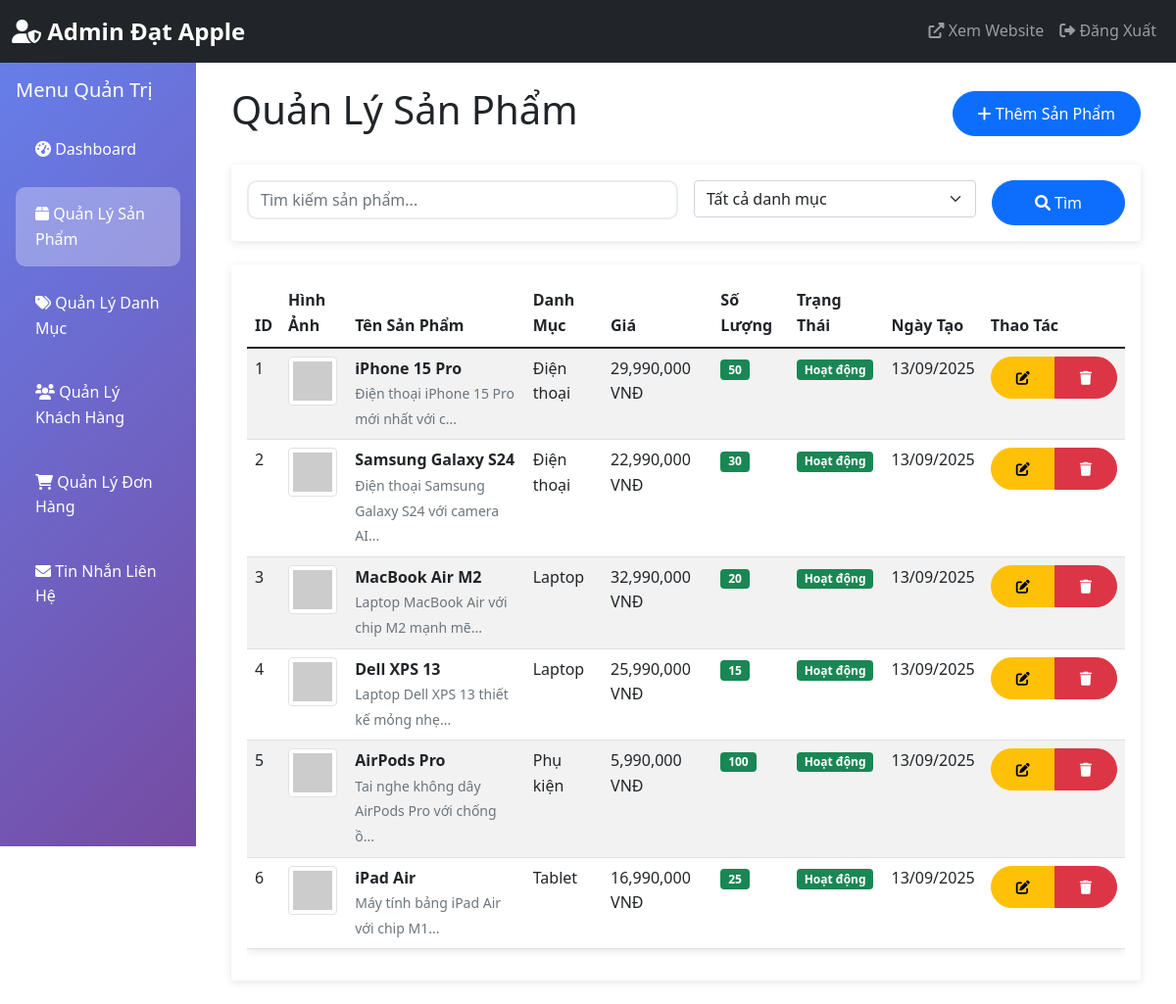
/admin/products.php, run on the app's committed database.
### tables this page shows
CREATE TABLE products (
    id INT PRIMARY KEY AUTO_INCREMENT,
    name VARCHAR(200) NOT NULL,
    description TEXT,
    price DECIMAL(10,2) NOT NULL,
    quantity INT DEFAULT 0,
    category_id INT,
    image_url VARCHAR(255),
    status ENUM('active', 'inactive') DEFAULT 'active',
    created_at TIMESTAMP DEFAULT CURRENT_TIMESTAMP,
    updated_at TIMESTAMP DEFAULT CURRENT_TIMESTAMP ON UPDATE CURRENT_TIMESTAMP,
    FOREIGN KEY (category_id) REFERENCES categories(id) ON DELETE SET NULL
);

CREATE TABLE categories (
    id INT PRIMARY KEY AUTO_INCREMENT,
    name VARCHAR(100) NOT NULL,
    description TEXT,
    created_at TIMESTAMP DEFAULT CURRENT_TIMESTAMP,
    updated_at TIMESTAMP DEFAULT CURRENT_TIMESTAMP ON UPDATE CURRENT_TIMESTAMP
);

### admin/products.php (the view, shortened to what this page needs)
<?php
require_once '../config/database.php';
require_once 'includes/admin_header.php';
$search = isset($_GET['search']) ? $_GET['search'] : '';
$sql = "SELECT p.*, c.name as category_name FROM products p
        LEFT JOIN categories c ON p.category_id = c.id WHERE 1=1";
$sql .= " ORDER BY p.created_at DESC";
$stmt = $pdo->prepare($sql);
$stmt->execute();
$products = $stmt->fetchAll();
?>
<div class="container-fluid">
    <div class="row">
        <div class="col-md-2 p-0">
            <?php include 'includes/sidebar.php'; ?>
        </div>
        <div class="col-md-10">
            <div class="p-4">
                <div class="d-flex justify-content-between align-items-center mb-4">
                    <h1>Quản Lý Sản Phẩm</h1>
                    <a href="add_product.php" class="btn btn-primary">
                        <i class="fas fa-plus"></i> Thêm Sản Phẩm
                    </a>
                </div>
                <div class="card mb-4">
                    <div class="card-body">
                        <form method="GET" class="row g-3">
                            <div class="col-md-6">
                                <input type="text" name="search" class="form-control" placeholder="Tìm kiếm sản phẩm..." value="<?php echo htmlspecialchars($search); ?>">
                            </div>
                            <div class="col-md-4">
                                <select name="category" class="form-select">
                                    <option value="">Tất cả danh mục</option>
                                </select>
                            </div>
                            <div class="col-md-2">
                                <button type="submit" class="btn btn-primary w-100">
                                    <i class="fas fa-search"></i> Tìm
                                </button>
                            </div>
                        </form>
                    </div>
                </div>
                <div class="card">
                    <div class="card-body">
                        <?php if ($products): ?>
                            <div class="table-responsive">
                                <table class="table table-striped">
                                    <thead>
                                        <tr>
                                            <th>ID</th>
                                            <th>Hình Ảnh</th>
                                            <th>Tên Sản Phẩm</th>
                                            <th>Danh Mục</th>
                                            <th>Giá</th>
                                            <th>Số Lượng</th>
                                            <th>Trạng Thái</th>
                                            <th>Ngày Tạo</th>
                                            <th>Thao Tác</th>
                                        </tr>
                                    </thead>
                                    <tbody>
                                        <?php foreach ($products as $product): ?>
                                            <tr>
                                                <td><?php echo $product['id']; ?></td>
                                                <td>
                                                    <?php if ($product['image_url'] && file_exists('../' . $product['image_url'])): ?>
                                                        <img src="../<?php echo htmlspecialchars($product['image_url']); ?>"
                                                             class="img-thumbnail" style="width: 50px; height: 50px; object-fit: cover;" alt="Product">
                                                    <?php else: ?>
                                                        <img src="https://via.placeholder.com/50x50?text=No+Image"
                                                             class="img-thumbnail" style="width: 50px; height: 50px;" alt="No Image">
                                                    <?php endif; ?>
                                                </td>
                                                <td>
                                                    <strong><?php echo htmlspecialchars($product['name']); ?></strong><br>
                                                    <small class="text-muted"><?php echo htmlspecialchars(substr($product['description'], 0, 50)) . '...'; ?></small>
                                                </td>
                                                <td><?php echo htmlspecialchars($product['category_name'] ?: 'Chưa phân loại'); ?></td>
                                                <td><?php echo number_format($product['price']); ?> VNĐ</td>
                                                <td>
                                                    <span class="badge bg-<?php echo $product['quantity'] <= 5 ? 'warning' : 'success'; ?>">
                                                        <?php echo $product['quantity']; ?>
                                                    </span>
                                                </td>
                                                <td>
                                                    <span class="badge bg-<?php echo $product['status'] == 'active' ? 'success' : 'secondary'; ?>">
                                                        <?php echo $product['status'] == 'active' ? 'Hoạt động' : 'Không hoạt động'; ?>
                                                    </span>
                                                </td>
                                                <td><?php echo date('d/m/Y', strtotime($product['created_at'])); ?></td>
                                                <td>
                                                    <div class="btn-group" role="group">
                                                        <a href="edit_product.php?id=<?php echo $product['id']; ?>" class="btn btn-sm btn-warning">
                                                            <i class="fas fa-edit"></i>
                                                        </a>
                                                        <a href="?delete=<?php echo $product['id']; ?>" class="btn btn-sm btn-danger btn-delete"
                                                           onclick="return confirm('Bạn có chắc chắn muốn xóa sản phẩm này?')">
                                                            <i class="fas fa-trash"></i>
                                                        </a>
                                                    </div>
                                                </td>
                                            </tr>
                                        <?php endforeach; ?>
                                    </tbody>
                                </table>
                            </div>
                        <?php endif; ?>
                    </div>
                </div>
            </div>
        </div>
    </div>
</div>
<?php require_once 'includes/admin_footer.php'; ?>

### assets/css/style.css (style rules this page uses)
body { font-family: 'Segoe UI', Tahoma, Geneva, Verdana, sans-serif; line-height: 1.6; }
.card { transition: transform 0.3s ease, box-shadow 0.3s ease; border: none; box-shadow: 0 2px 10px rgba(0,0,0,0.1); }
.btn { border-radius: 25px; padding: 10px 25px; transition: all 0.3s ease; }
.table { box-shadow: 0 2px 10px rgba(0,0,0,0.1); }
.form-control { border-radius: 10px; border: 2px solid #e9ecef; transition: border-color 0.3s ease; }

### data on the page
products: id "1", name "iPhone 15 Pro", description "Điện thoại iPhone 15 Pro mới nhất với c", category.name "Điện thoại", price "29,990,000", quantity "50", status "Hoạt động", created_at "13/09/2025"
products: id "2", name "Samsung Galaxy S24", description "Điện thoại Samsung Galaxy S24 với camera AI", category.name "Điện thoại", price "22,990,000", quantity "30", status "Hoạt động", created_at "13/09/2025"
products: id "3", name "MacBook Air M2", description "Laptop MacBook Air với chip M2 mạnh mẽ", category.name "Laptop", price "32,990,000", quantity "20", status "Hoạt động", created_at "13/09/2025"
products: id "4", name "Dell XPS 13", description "Laptop Dell XPS 13 thiết kế mỏng nhẹ", category.name "Laptop", price "25,990,000", quantity "15", status "Hoạt động", created_at "13/09/2025"
products: id "5", name "AirPods Pro", description "Tai nghe không dây AirPods Pro với chống ồ", category.name "Phụ kiện", price "5,990,000", quantity "100", status "Hoạt động", created_at "13/09/2025"
products: id "6", name "iPad Air", description "Máy tính bảng iPad Air với chip M1", category.name "Tablet", price "16,990,000", quantity "25", status "Hoạt động", created_at "13/09/2025"
